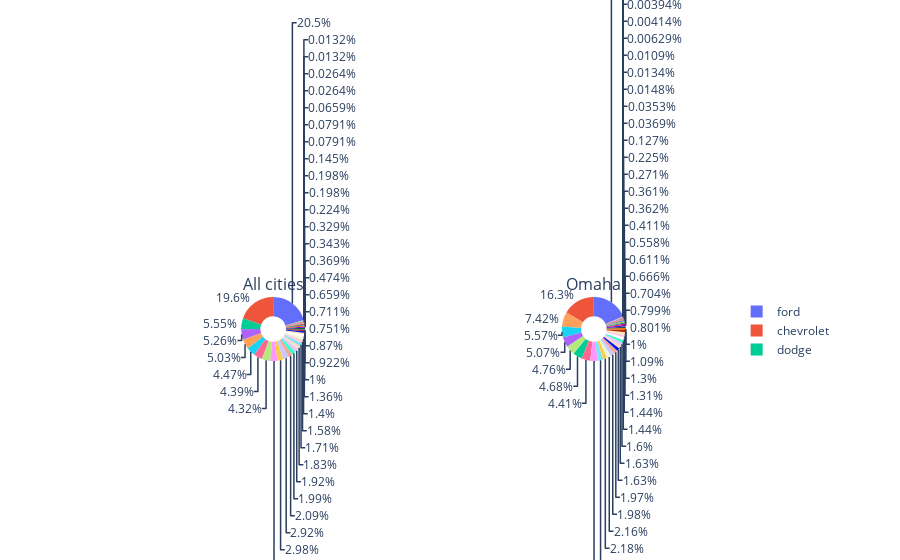

Source (notebook cell):
### Code cell
oLabels = df[df["city"]=="omaha"].manufacturer.value_counts().index
oValues = df[df["city"]=="omaha"].manufacturer.value_counts().values
all_labels = df.manufacturer.value_counts().index
all_Values = df.manufacturer.value_counts().values


from plotly.subplots import make_subplots

# Create subplots: use 'domain' type for Pie subplot
fig = make_subplots(rows=1, cols=2, specs=[[{'type':'domain'}, {'type':'domain'}]],subplot_titles=("All cities", "Omaha"))
fig.add_trace(go.Pie(labels=oLabels, values=oValues, name="Omaha"),
              1, 1)
fig.add_trace(go.Pie(labels=all_labels, values=all_Values, name="All"),
              1, 2)
# Use `hole` to create a donut-like pie chart
fig.update_traces(hole=.4, hoverinfo="label+percent+name")

fig.show()

### Figure 1 — Plotly figure (JSON) as saved in the notebook; plotly's stock layout.template omitted (floating-point values rounded to 4 significant figures)
{"data": [{"domain": {"x": [0, 0.45], "y": [0, 1]}, "hole": 0.4, "hoverinfo": "label+percent+name", "labels": ["ford", "chevrolet", "dodge", "nissan", "toyota", "honda", "gmc", "jeep", "ram", "hyundai", "chrysler", "subaru", "buick", "cadillac", "kia", "bmw", "pontiac", "volkswagen", "mazda", "lexus", "mercedes-benz", "acura", "infiniti", "lincoln", "audi", "mitsubishi", "volvo", "mercury", "rover", "mini", "saturn", "jaguar", "mercedes", "fiat", "vw", "harley-davidson", "harley", "datsun", "porche", "alfa-romeo"], "name": "Omaha", "type": "pie", "values": [1555, 1487, 421, 399, 382, 339, 333, 328, 275, 226, 222, 159, 151, 146, 139, 130, 120, 106, 103, 76, 70, 66, 57, 54, 50, 36, 28, 26, 25, 17, 15, 15, 11, 6, 6, 5, 2, 2, 1, 1]}, {"domain": {"x": [0.55, 1], "y": [0, 1]}, "hole": 0.4, "hoverinfo": "label+percent+name", "labels": ["ford", "chevrolet", "toyota", "honda", "nissan", "jeep", "dodge", "gmc", "ram", "bmw", "hyundai", "volkswagen", "chrysler", "subaru", "mercedes-benz", "kia", "cadillac", "buick", "mazda", "pontiac", "lexus", "acura", "audi", "infiniti", "lincoln", "volvo", "mitsubishi", "mercury", "saturn", "mini", "rover", "mercedes", "jaguar", "vw", "fiat", "harley-davidson", "datsun", "ferrari", "harley", "alfa-romeo", "porche", "land rover", "alfa", "aston-martin", "aston", "landrover", "morgan", "hennessey", "noble"], "name": "All", "type": "pie", "values": [370464, 326990, 148634, 111542, 101557, 95333, 93729, 88265, 75708, 54986, 43710, 43329, 39571, 39489, 32698, 32647, 32028, 28783, 28774, 26145, 26001, 21931, 20127, 16041, 16015, 14105, 13337, 12241, 11181, 8226, 7259, 7236, 5431, 4516, 2551, 740, 707, 297, 269, 219, 126, 83, 79, 78, 48, 39, 13, 3, 2]}], "layout": {"annotations": [{"font": {"size": 16}, "showarrow": false, "text": "All cities", "x": 0.225, "xanchor": "center", "xref": "paper", "y": 1, "yanchor": "bottom", "yref": "paper"}, {"font": {"size": 16}, "showarrow": false, "text": "Omaha", "x": 0.775, "xanchor": "center", "xref": "paper", "y": 1, "yanchor": "bottom", "yref": "paper"}]}}
